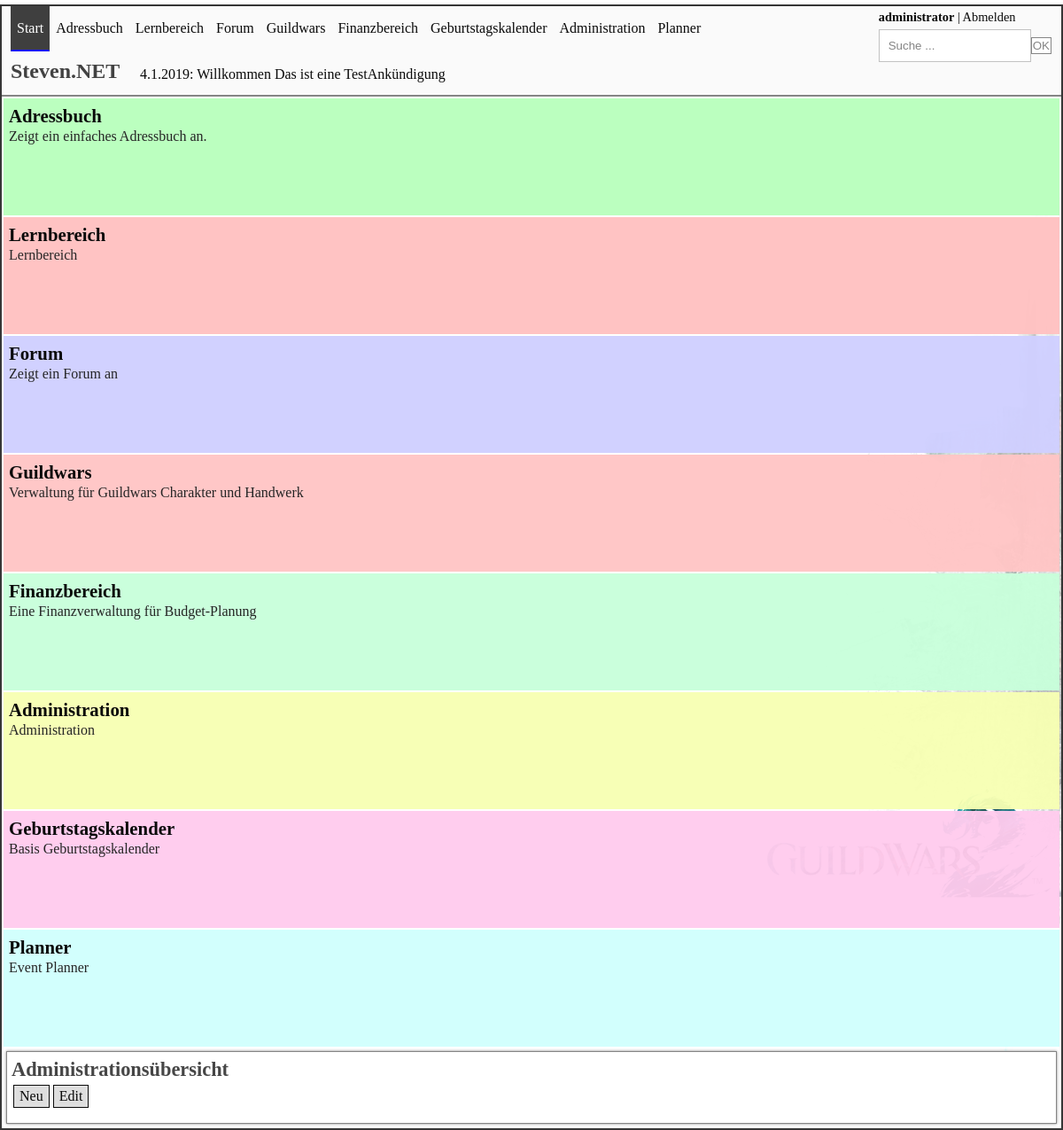
Page /uebersicht.php (signed in) on the committed database.
### tables this page shows
CREATE TABLE `uebersicht_kacheln` (
  `id` int(11) NOT NULL,
  `timestamp` timestamp NOT NULL DEFAULT CURRENT_TIMESTAMP ON UPDATE CURRENT_TIMESTAMP,
  `name` varchar(250) NOT NULL COMMENT 'Name der Kachel',
  `link` varchar(250) NOT NULL COMMENT 'Link zur Startseite der Kachel',
  `beschreibung` varchar(250) NOT NULL COMMENT 'Beschreibung der Kachel',
  `sortierung` int(11) NOT NULL COMMENT 'Sortierung',
  `active` tinyint(4) DEFAULT NULL COMMENT 'Kachel aktiviert',
  `cssID` varchar(250) NOT NULL,
  `rightID` int(11) NOT NULL
);

CREATE TABLE `docu` (
  `id` int(11) NOT NULL COMMENT 'Primary Key',
  `timestamp` timestamp NOT NULL DEFAULT CURRENT_TIMESTAMP COMMENT 'Erstellungsdatum des Eintrags',
  `text` text NOT NULL COMMENT 'Text des Eintrags',
  `autor` int(11) NOT NULL
);

### includes/objekt/mysql.class.php (called while the page is built, shortened)
<?php
class Sql
{
    function connectToDBNewWay()
    {
        try {
            $dbname = $this->getDBName();
            $db = new PDO(
                "mysql:host=localhost;dbname=$dbname", "62_flathacksql1", "12141214", array(PDO::MYSQL_ATTR_INIT_COMMAND => "SET NAMES utf8")
            );
        } catch (Exception $e) {
            $css = '<link href="/flatnet2/css/error.css" type="text/css" rel="stylesheet" />';
            $errorText = "<p class='info'>Datenbank Error</p>";
            $bild = "<img src='/flatnet2/images/fehler/grund.PNG' name='' alt='DatenbankError'>";
            $errorBeschreibung = "<p>Quggan traurig, Quaggan kann die Datenbank nicht finden, nur Errors.</p>";
            die(
                "<body><div><div class='wrapper'>"
                . $css
                . $errorText
                . $bild
                . $errorBeschreibung
                . "</div></div></body></html>"
            );
        }
        return $db;
    }
    function getDBName()
    {
        $name = "62_flathacksql1";
        return $name;
    }
    function getObjektInfo(string $query)
    {
        $db = $this->connectToDBNewWay();
        $stmt = $db->query($query);
        $results = $stmt->fetchAll(PDO::FETCH_OBJ);
        return $results;
    }
    function sqlselect(string $query)
    {
        $results = $this->getObjektInfo($query);
        return $results;
    }
}
?>

### includes/uebersicht.class.php (the view, shortened to what this page needs)
<?php
require 'objekt/functions.class.php';
class Uebersicht extends Functions
{
    public function mainUebersichtFunction()
    {
        $this->showUebersicht();
    }
    public function showUebersicht()
    {
        $kacheln = $this->sqlselect("SELECT * FROM uebersicht_kacheln WHERE active=1 ORDER BY sortierung, name, id");
        for ($i = 0; $i < sizeof($kacheln); $i++) {
            if ($this->userHasRight($kacheln[$i]->rightID, 0) == true) {
                echo "<div class=bereich" . $kacheln[$i]->cssID . ">";
                echo "<a href='" . $kacheln[$i]->link . "'><h2>" . $kacheln[$i]->name . "</h2></a>";
                echo "<p>";
                echo $kacheln[$i]->beschreibung;
                echo "</p>";
                echo "</div>";
            }
        }
        if ($this->userHasRight("45", 0) == true) {
            echo "<div class='adminKachel'>";
            echo "<h2><a name=admin>Administrationsübersicht</a></h2>";
            if ($this->userHasRight(54, 0) == true) {
                echo "<a class='buttonlink' href='?newEntry#admin'>Neu</a>";
                echo "<a class='buttonlink' href='?editEntry#admin'>Edit</a>";
            }
            echo "<div id='gesperrt'>";
            echo "</div>";
            echo "</div>";
        }
    }
}

### uebersicht.php (shortened to what this page needs)
<!DOCTYPE html>
<html id='uebersicht'>
<div id="wrapper">
    <head>
        <?php
        require 'includes/uebersicht.class.php';
        $uebersicht = NEW uebersicht;
        $uebersicht->header();
        $uebersicht->logged_in("redirect", "index.php");
        ?>
    </head>
    <body>
        <?php $uebersicht->mainUebersichtFunction(); ?>
    </body>
</div>
</html>

### includes/objekt/functions.class.php (shortened to what this page needs)
<?php
require 'mysql.class.php';
class Functions extends Sql
{
    public function getUserID($username)
    {
        $userInfo = $this->sqlselect("SELECT id, Name FROM benutzer WHERE Name = '$username' LIMIT 1");
        if (isset($userInfo[0]->id)) {
            $userID = $userInfo[0]->id;
        } else {
            $userID = 0;
        }
        return $userID;
    }
    public function userHasRight($id, $user)
    {
        if ($user == 0) {
            $user = $this->getUserID($_SESSION['username']);
        }
        $query = "SELECT besitzer, right_id FROM rights WHERE besitzer = $user AND right_id = $id LIMIT 1";
        $userHasRight = $this->sqlselect($query);
        if (isset($userHasRight[0]->besitzer) and isset($userHasRight[0]->right_id)) {
            if ($userHasRight[0]->besitzer == $user and $userHasRight[0]->right_id == $id) {
                return true;
            } else {
                return false;
            }
        } else {
            return false;
        }
    }
    public function header()
    {
        echo '<link href="/flatnet2/css/style.css" type="text/css" rel="stylesheet" />';
        echo "<header class='header'>";
        echo "<div class='userInfo'>";
        if (isset($_SESSION["username"])) {
            echo "<p><strong><a href='/flatnet2/usermanager/usermanager.php'>" . $_SESSION['username'] . "</a></strong> | ";
            echo "<a href='/flatnet2/includes/logout.php'> Abmelden </a></p>";
        }
        echo "<div class='suche'>";
        echo "<form method='get'>";
        echo "<input type=text name='suche' value='' placeholder='Suche ...' id='suche' />";
        echo "<input type=submit value='OK' />";
        echo "</form>";
        echo "</div>";
        echo "</div>";
        $this->showNaviLinks();
        echo "<div id='ueberschrift'>
        <h1><a href='/flatnet2/uebersicht.php'>Steven.NET</a></h1>
        </div>";
        $this->ankuendigung();
        echo "</header>";
    }
    public function showNaviLinks()
    {
        echo "<ul id='navigation'>";
        $kacheln = $this->sqlselect("SELECT * FROM uebersicht_kacheln WHERE active=1 ORDER BY sortierung");
        if ($this->userHasRight(7, 0) == "true") {
            echo "<li>	<a href='/flatnet2/uebersicht.php' id='uebersicht'>Start</a></li>";
        }
        for ($i = 0; $i < sizeof($kacheln); $i++) {
            if ($this->userHasRight($kacheln[$i]->rightID, 0) == true) {
                echo "<li>";
                echo "<a id='" . $kacheln[$i]->cssID . "' href='" . $kacheln[$i]->link . "'>" . $kacheln[$i]->name . "</a>";
                echo "</li>";
            }
        }
        echo "</ul>";
    }
    public function ankuendigung()
    {
        if ($this->userHasRight(24, 0) == true) {
            echo "<div class='InfoCenter'>";
            $docuInfo = $this->sqlselect("SELECT *, month(timestamp) AS monat, day(timestamp) AS tag, year(timestamp) AS jahr FROM docu ORDER BY timestamp DESC LIMIT 1");
            if (isset($docuInfo[0]->text)) {
                echo "<a href='/flatnet2/informationen/hilfe.php'>" . $docuInfo[0]->tag . "." . $docuInfo[0]->monat . "." . $docuInfo[0]->jahr . "</a>: " . strip_tags(substr($docuInfo[0]->text, 0, 80));
            }
            echo "</div>";
        }
    }
}

### uebersicht.php (style rules this page uses)
body { background-image: url(images/gwbackground.jpg); background-color: white; background-repeat: repeat; background-attachment: fixed; }

### rows in the picture
uebersicht_kacheln: name "Adressbuch", beschreibung "Zeigt ein einfaches Adressbuch an."
uebersicht_kacheln: name "Lernbereich", beschreibung "Lernbereich"
uebersicht_kacheln: name "Forum", beschreibung "Zeigt ein Forum an"
uebersicht_kacheln: name "Guildwars", beschreibung "Verwaltung für Guildwars Charakter und Handwerk"
uebersicht_kacheln: name "Finanzbereich", beschreibung "Eine Finanzverwaltung für Budget-Planung"
uebersicht_kacheln: name "Geburtstagskalender", beschreibung "Basis Geburtstagskalender"
uebersicht_kacheln: name "Administration", beschreibung "Administration"
uebersicht_kacheln: name "Planner", beschreibung "Event Planner"
docu: text "Willkommen Das ist eine TestAnkündigung"

### other values in the picture
$_SESSION['username'] "administrator"
$docuInfo[0]->tag "4"
$docuInfo[0]->monat "1"
$docuInfo[0]->jahr "2019"
